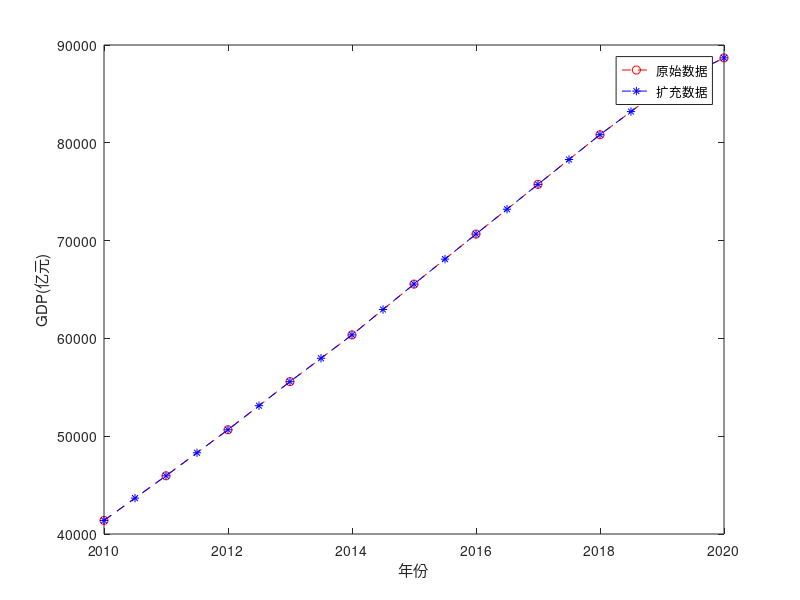

Recreate this plot in MATLAB. (Note: this script raises an error after producing the figure.)
%%
%区域经济增长预测
%代码说明：预测效果不佳。但是ADF与KPSS平稳性检验是OK的
%% 原始GDP数据绘制
clc
clear
close all
% 2010~2020区域生产总值（亿元）
t1 = 1:11;
Eco=[41383.87 45952.65 50660.20	55580.11 60359.43 65552.00 70665.71	75752.20 80827.71 85556.13	88683.21];
figure(1)
plot(t1+2009,Eco,'r--o');
xlabel('年份');
ylabel('GDP(亿元)');
hold on

% 2010~2020区域生产总值（亿元）,数据量扩充
for i = 1:length(Eco)
    if(i<11)
        Eco_ex(i*2-1) = Eco(i);
        Eco_ex(i*2) = (Eco(i)+Eco(i+1))/2;
    else
        Eco_ex(i*2-1) = Eco(i);
    end
end
t2= 1:0.5:11;
plot(t2+2009,Eco_ex,'b--*');
legend('原始数据','扩充数据');

%% 原始数据平稳性检验
%原始数据平稳性检验
[Ecod_h_adf, Ecod_p_adf,Ecod_sta_adf , Ecod_c_adf]  = adftest(Eco);
[Ecod_h_kpss, Ecod_p_kpss,Ecod_sta_kpss , Ecod_c_kpss]  = kpsstest(Eco);

%原始数据一阶差分平稳性检验
Ecod1 = diff(Eco,1);
%adf检验会报错，因为数据量太小，只有是10个
%[Ecod1_h_adf, Ecod1_p_adf,Ecod1_sta_adf , Ecod1_c_adf] = adftest(Ecod1);
[Ecod1_h_kpss, Ecod1_p_kpss,Ecod1_sta_kpss , Ecod1_c_kpss] = kpsstest(Ecod1);
figure(2)
plot(Ecod1,'r--*');
legend('一阶差分');

%原始数据二阶差分平稳性检验
Ecod2 =  diff(Eco,2);
figure(3)
plot(Ecod2,'b--*');
legend('二阶差分');
%Ecod2_h_adf = adftest(Ecod2);
[Ecod2_h_kpss, Ecod2_p_kpss,Ecod2_sta_kpss , Ecod2_c_kpss] = kpsstest(Ecod2);

%% 扩充数据平稳性检验
[Eco_exd_h_adf, Eco_exd_p_adf,Eco_exd_sta_adf , Eco_exd_c_adf]  = adftest(Eco_ex);
[Eco_exd_h_kpss, Eco_exd_p_kpss,Eco_exd_sta_kpss , Eco_exd_c_kpss]  = kpsstest(Eco_ex);

%原始数据一阶差分平稳性检验
Eco_exd1 = diff(Eco_ex,1);
%adf检验会报错，因为数据量太小，只有是10个
[Eco_exd1_h_adf, Eco_exd1_p_adf,Eco_exd1_sta_adf , Eco_exd1_c_adf]= adftest(Eco_exd1);
[Eco_exd1_h_kpss, Eco_exd1_p_kpss,Eco_exd1_sta_kpss , Eco_exd1_c_kpss]  = kpsstest(Eco_exd1);
figure(4)
plot(Eco_exd1,'r--*');
legend('扩充数据一阶差分');

%原始数据二阶差分平稳性检验
Eco_exd2 =  diff(Eco_ex,2);
figure(5)
plot(Eco_exd2,'b--*');
legend('扩充数据二阶差分');
%Ecod2_h_adf = adftest(Ecod2);
[Eco_exd2_h_adf, Eco_exd2_p_adf,Eco_exd2_sta_adf , Eco_exd2_c_adf]= adftest(Eco_exd2);
[Eco_exd2_h_kpss, Eco_exd2_p_kpss,Eco_exd2_sta_kpss , Eco_exd2_c_kpss]  = kpsstest(Eco_exd2);

%结论：经过对数据进行扩充，经过二阶差分，经过ADF与KPSS检验数据为平稳的

%% 确定AR阶数p 与 MA阶数q

figure
autocorr(Eco_exd2);
title('Autocorrelation');
figure
parcorr(Eco_exd2);
title('Partial Autocorrelation');


figure
autocorr(Ecod2);
title('原始 Autocorrelation');
figure
parcorr(Ecod2);
title('原始 Partial Autocorrelation');


figure
autocorr(diff(Eco,3));
title('原始 Autocorrelation');
figure
parcorr(diff(Eco,3));
title('原始 Partial Autocorrelation');


%% 

% 导入数据
% data = readtable('GDP_data.csv'); % 假设GDP数据存储在名为GDP_data.csv的文件中
% gdp = data.GDP;

% 数据处理
% 这里假设你已经处理过数据的格式和缺失值等问题，并得到了一个向量gdp

% 拟合模型
Eco = Eco(:);
model = arima(0, 0, 5); % 使用ARMA(2,1)模型，你可以根据自己的数据特点选择合适的模型
estimated_model = estimate(model, Eco);

% 模型评估
[residuals, ~] = infer(estimated_model, Eco);
mse = mean(residuals.^2);

% 预测未来趋势
forecast_horizon = 5; % 预测的时间范围，假设为5年
[forecasted_gdp, ~] = forecast(estimated_model, forecast_horizon);

% 可视化
figure;
plot(Eco, 'b', 'LineWidth', 1.5);
hold on;
plot(length(Eco) + (1:forecast_horizon), forecasted_gdp, 'r--', 'LineWidth', 1.5);
xlabel('年份');
ylabel('GDP');
title('GDP预测');
legend('历史GDP', '预测GDP');



